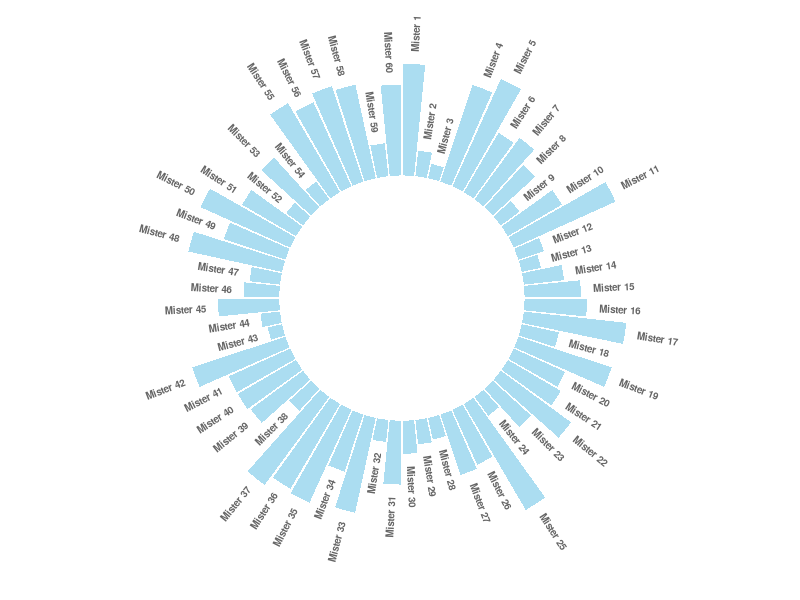

Write the R code that produced this figure.
library(tidyverse)

# Create dataset
data=data.frame(
  id=seq(1,60),
  individual=paste( "Mister ", seq(1,60), sep=""),
  value=sample( seq(10,100), 60, replace=T)
)

# ----- This section prepare a dataframe for labels ---- #
# Get the name and the y position of each label
label_data=data

# calculate the ANGLE of the labels
number_of_bar=nrow(label_data)
angle= 90 - 360 * (label_data$id-0.5) /number_of_bar     # I substract 0.5 because the letter must have the angle of the center of the bars. Not extreme right(1) or extreme left (0)

# calculate the alignment of labels: right or left
# If I am on the left part of the plot, my labels have currently an angle < -90
label_data$hjust<-ifelse( angle < -90, 1, 0)

# flip angle BY to make them readable
label_data$angle<-ifelse(angle < -90, angle+180, angle)
# ----- ------------------------------------------- ---- #


# Start the plot
p = ggplot(data, aes(x=as.factor(id), y=value)) +       # Note that id is a factor. If x is numeric, there is some space between the first bar
  
  # This add the bars with a blue color
  geom_bar(stat="identity", fill=alpha("skyblue", 0.7)) +
  
  # Limits of the plot = very important. The negative value controls the size of the inner circle, the positive one is useful to add size over each bar
  ylim(-100,120) +
  
  # Custom the theme: no axis title and no cartesian grid
  theme_minimal() +
  theme(
    axis.text = element_blank(),
    axis.title = element_blank(),
    panel.grid = element_blank(),
    plot.margin = unit(rep(-1,4), "cm")      # Adjust the margin to make in sort labels are not truncated!
  ) +
  
  # This makes the coordinate polar instead of cartesian.
  coord_polar(start = 0) +
  
  # Add the labels, using the label_data dataframe that we have created before
  geom_text(data=label_data, aes(x=id, y=value+10, label=individual, hjust=hjust), color="black", fontface="bold",alpha=0.6, size=2.5, angle= label_data$angle, inherit.aes = FALSE ) 

p